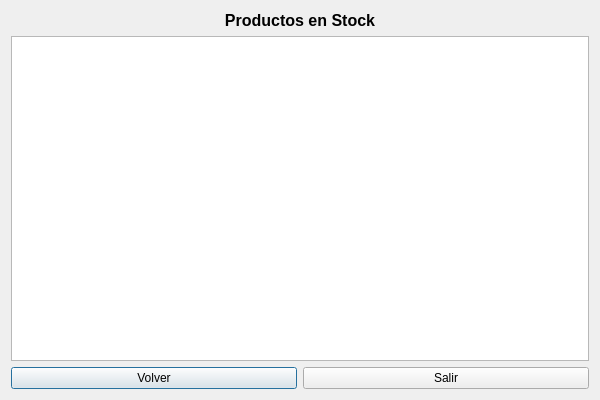
<?xml version="1.0" encoding="UTF-8"?>
<ui version="4.0">
 <class>ConsultarStockWindow</class>
 <widget class="QDialog" name="ConsultarStockWindow">
  <property name="geometry">
   <rect>
    <x>0</x>
    <y>0</y>
    <width>600</width>
    <height>400</height>
   </rect>
  </property>
  <property name="windowTitle">
   <string>Consultar Stock</string>
  </property>
  <layout class="QVBoxLayout" name="verticalLayout">
   <item>
    <widget class="QLabel" name="label_titulo">
     <property name="text">
      <string>Productos en Stock</string>
     </property>
     <property name="alignment">
      <set>Qt::AlignCenter</set>
     </property>
     <property name="font">
      <font>
       <pointsize>12</pointsize>
       <weight>75</weight>
       <bold>true</bold>
      </font>
     </property>
    </widget>
   </item>
   <item>
    <widget class="QTableWidget" name="tabla_stock"/>
   </item>
   <item>
    <layout class="QHBoxLayout" name="horizontalLayout">
     <item>
      <widget class="QPushButton" name="btn_volver">
       <property name="text">
        <string>Volver</string>
       </property>
      </widget>
     </item>
     <item>
      <widget class="QPushButton" name="btn_salir">
       <property name="text">
        <string>Salir</string>
       </property>
      </widget>
     </item>
    </layout>
   </item>
  </layout>
 </widget>
 <resources/>
 <connections/>
</ui>
